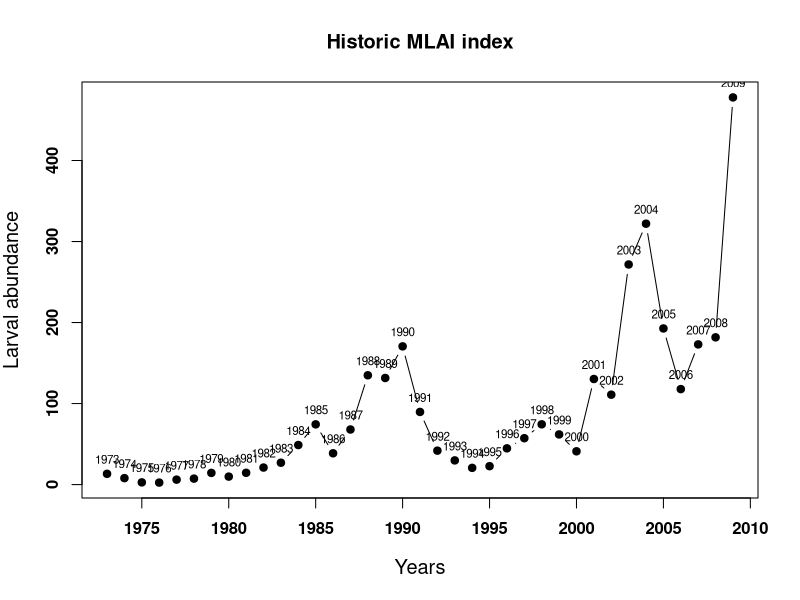
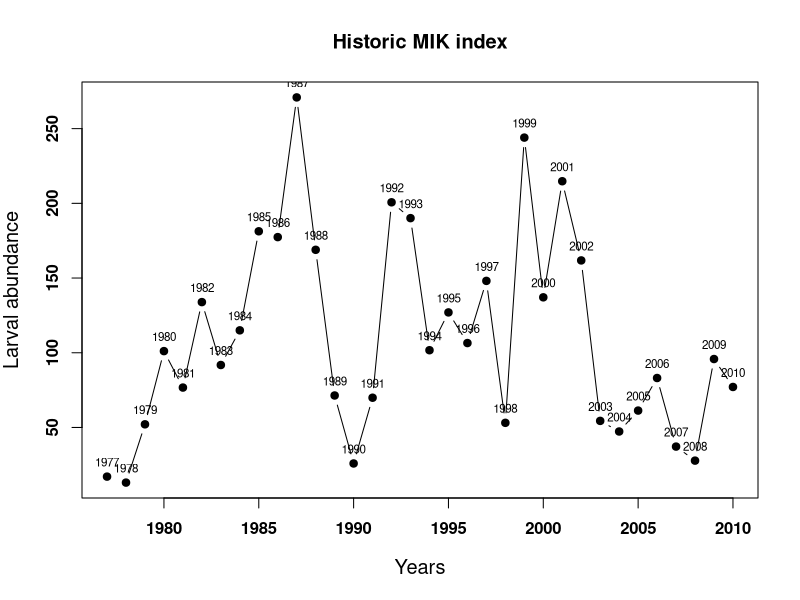
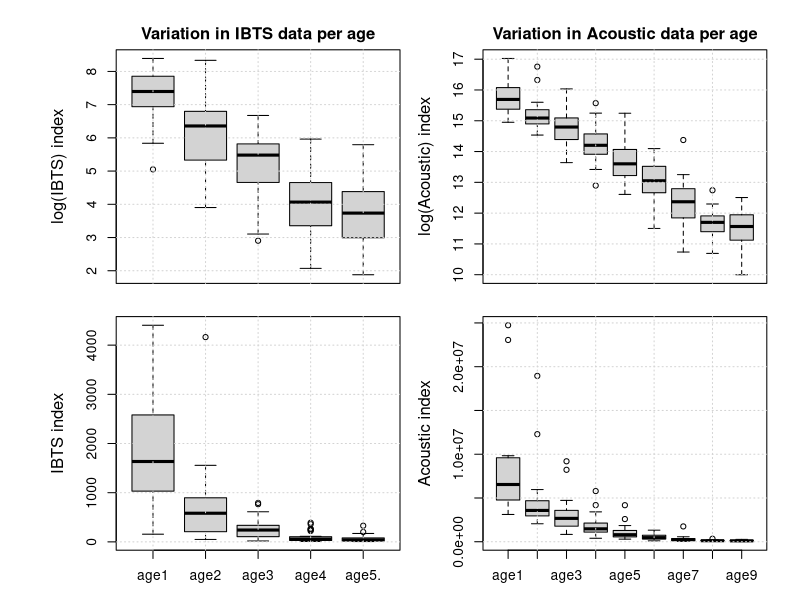
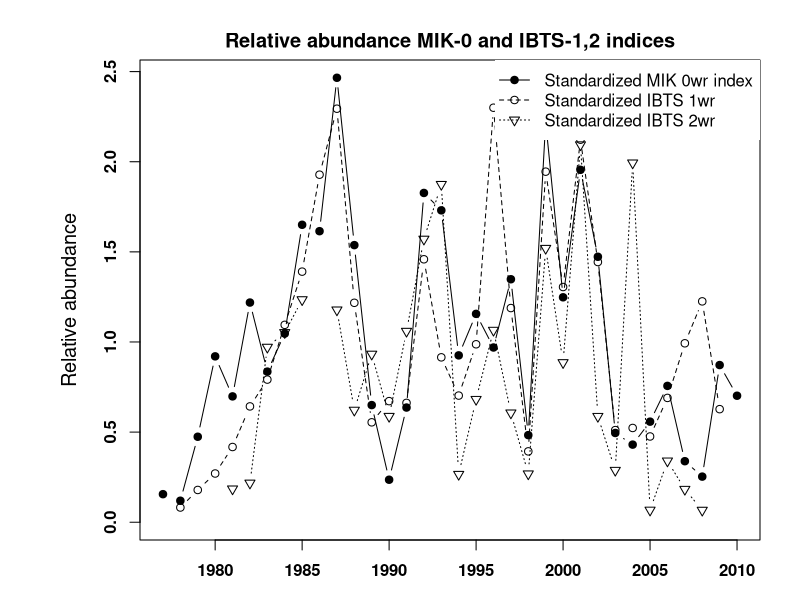

Here is the R script that generated these plots, in order: (Note: this script raises an error after producing the figures.)
#===============================================================================
#LNV plots + also for HAWG extra plots
#===============================================================================

cl  <- 1.2
ca  <- 1
fam <- ""
cols    <- c("black","grey50","grey20","grey80","red2","green3","red","white")
fonts   <- 2
parmar <- rep(0.4,4)
paroma <- (c(6,6,2,2)+0.1)
mtextline <- 3
ltextcex <- 1

LNV.ssb <- function(stk,btrigger,blim){
              plot(c(ssb(stk)@.Data)~seq(range(stk)[c("minyear")],range(stk)[c("maxyear")],1),
              type="b",pch=19,cex.lab=cl,cex.axis=ca,main=paste("SSB",name(stk)),font=fonts,family=fam,
              ylim=range(pretty(range(c(ssb(stk)@.Data),na.rm=T))),xlab="Years",ylab="SSB",lwd=2)
              abline(h=btrigger,col="darkgreen",lwd=2,lty=2)
              abline(h=blim,col="red",lwd=2,lty=2)
              #text(btrigger~range(stk)[c("maxyear")],expression(B[trigger]),cex=ltextcex,adj=c(0.6,0),col="darkgreen",las=2,pos=3)
              #text(blim~range(stk)[c("maxyear")],expression(B[lim]),cex=ltextcex,adj=c(0.6,0),col="red",las=2,pos=3)
              mtext(expression(B[trigger]),4,at=btrigger,cex=ltextcex,col="darkgreen",outer=F,line=0.2,las=2,font=fonts)
              mtext(expression(B[lim]),    4,at=blim,    cex=ltextcex,col="red",      outer=F,line=0.2,las=2,font=fonts)
              }
#LNV.ssb(NSH,1.3e6,0.8e6)

LNV.fbar <- function(stk,ftarget,flim,range.){
              range2 <- range.[1]:range.[2]
              plot(c(apply(stk@harvest[ac(range2),],2,mean)@.Data)~seq(range(stk)[c("minyear")],range(stk)[c("maxyear")],1),
              type="b",pch=19,cex.lab=cl,cex.axis=ca,main=paste("Fbar",name(stk)),font=fonts,family=fam,
              xlab="Years",ylab="Fbar",ylim=range(pretty(c(apply(stk@harvest[ac(range2),],2,mean)@.Data))),lwd=2)
              abline(h=ftarget,col="darkgreen",lwd=2,lty=2)
              abline(h=flim,col="red",lwd=2,lty=2)
              mtext(text=bquote(F[.(range.[1])-.(range.[2])[target]]),4,at=ftarget,cex=ltextcex,outer=F,line=0.2,las=2,font=fonts,col="darkgreen")
              mtext(bquote(F[.(range.[1])-.(range.[2])[lim]]),4,at=flim,cex=ltextcex,,outer=F,line=0.2,las=2,font=fonts,col="red")
              legend("topright",legend=bquote(F[.(range.[1])-.(range.[2])]),lty=1,pch=19,box.lty=0)
            }
#LNV.fbar(NSH,0.25,0.1,c(2,6))
#LNV.fbar(NSH,0.1,0.04,c(0,1))

LNV.rec <- function(stk,stk.ica){
              plot(c(rec(stk)@.Data)~seq(range(stk)[c("minyear")],range(stk)[c("maxyear")],1),
              type="b",pch=19,,cex.lab=cl,cex.axis=ca,main=paste("Recruitment",name(stk)),font=fonts,family=fam,
              xlab="Years",ylab="Recruitment [thousands]",xlim=c(range(stk)["minyear"],range(stk)["maxyear"]+1),lwd=2)
              points(range(stk)["maxyear"]+1,stk.ica@param["Recruitment prediction","Value"],col="blue",pch=19)
              legend("topright",legend=paste("Recuitment estimate",range(stk)["maxyear"]+1),col="blue",pch=19,box.lty=0,lty=0)
            }
#LNV.rec(NSH)            

LNV.catchcoh <- function(stk){                  
                 rel <- c(colSums(FLCohort(stk@catch.n)[,ac((dims(stk)$minyear):(dims(stk)$maxyear-dims(stk)$age+1))]))  
                 plot((c(FLCohort(stk@catch.n)[1,ac((dims(stk)$minyear):(dims(stk)$maxyear-dims(stk)$age+1))])/rel)~c(((dims(stk)$minyear):(dims(stk)$maxyear-dims(stk)$age+1))),
                 type="l",cex.lab=cl,cex.axis=ca,main=paste("Proportion of a cohort in the catch",name(stk)),font=fonts,family=fam,
                 xlab="Years",ylab="Relative propotion of the cohort",ylim=c(0,1))
                 old.polygon <- rep(0,length((dims(stk)$minyear):(dims(stk)$maxyear-dims(stk)$age+1)))
                 for(i in 1:((range(stk)[c("max")]-range(stk)[c("min")])+1)){
                    polygon(c(c(((dims(stk)$minyear):(dims(stk)$maxyear-dims(stk)$age+1))),rev(c(((dims(stk)$minyear):(dims(stk)$maxyear-dims(stk)$age+1))))),
                    c(old.polygon,rev((c(FLCohort(stk@catch.n)[i,ac(((dims(stk)$minyear):(dims(stk)$maxyear-dims(stk)$age+1)))])/rel)+old.polygon)),col=grey(i/((range(stk)[c("max")]-range(stk)[c("min")])+1)))
                    text((dims(stk)$maxyear-dims(stk)$age+1),mean(c(old.polygon[length(old.polygon)],rev((c(FLCohort(stk@catch.n)[i,ac(((dims(stk)$minyear):(dims(stk)$maxyear-dims(stk)$age+1)))]@.Data)/rel)+old.polygon)[1])),labels=seq(range(stk)["min"],range(stk)["max"],1)[i],cex=ltextcex,adj=c(-0.6,0),font=fonts,col="black")
                    old.polygon <- (c(FLCohort(stk@catch.n)[i,ac(((dims(stk)$minyear):(dims(stk)$maxyear-dims(stk)$age+1)))])/rel)+old.polygon 
                 }
                }

#LNV.catchcoh(window(NSH,1960,2007))                


LNV.catch <- function(stk,slnm){
                rel <- colSums(slot(stk,slnm))
                plot((c(slot(stk,slnm)[1,]@.Data)/rel)~seq(range(stk)[c("minyear")],range(stk)[c("maxyear")],1),
                type="l",cex.lab=cl,cex.axis=ca,main=paste("Proportion of age-groups in the",slnm,name(stk)),font=fonts,family=fam,
                xlab="Years",ylab=paste("Relative propotion of the",slnm),ylim=c(0,1))
                old.polygon <- rep(0,range(stk)[c("maxyear")]-range(stk)[c("minyear")]+1)
                for(i in 1:((range(stk)[c("max")]-range(stk)[c("min")])+1)){
                  polygon(c(seq(range(stk)[c("minyear")],range(stk)[c("maxyear")],1),rev(seq(range(stk)[c("minyear")],range(stk)[c("maxyear")],1))),
                  c(old.polygon,rev((c(slot(stk,slnm)[i,]@.Data)/rel)+old.polygon)),col=grey(i/((range(stk)[c("max")]-range(stk)[c("min")])+1)))
                  text(range(stk)[c("maxyear")],mean(c(old.polygon[length(old.polygon)],rev((c(slot(stk,slnm)[i,]@.Data)/rel)+old.polygon)[1])),labels=seq(range(stk)["min"],range(stk)["max"],1)[i],cex=ltextcex,adj=c(-0.6,0),font=fonts,col="black")
                  old.polygon <- (c(slot(stk,slnm)[i,]@.Data)/rel)+old.polygon 
                }
              }
              
#LNV.catch(NSH.tun[[3]],"index")
#LNV.catch(NSH.tun[[4]],"index")  
#LNV.catch(window(NSH,1960,2007),"stock.n")             

#Survey MLAI
MLAI.hist     <- read.csv("./data/historic survey data/MLAI-historic.csv",header=T)
MIK.hist      <- read.csv("./data/historic survey data/MIK-historic.csv",header=T)
IBTS.hist     <- read.csv("./data/historic survey data/IBTS-historic.csv",header=T); IBTS.hist[IBTS.hist==-1] <- NA
ACOUSTIC.hist <- read.csv("./data/historic survey data/ACOUSTIC-historic.csv",header=T); ACOUSTIC.hist[ACOUSTIC.hist==-1] <- NA

MLAI.histst     <- cbind(MLAI.hist[,"ageall"]/mean(MLAI.hist[,"ageall"],na.rm=T),MLAI.hist[,"measurement_year"]); colnames(MLAI.histst) <- colnames(MLAI.hist)
MIK.histst      <- cbind(MIK.hist[,"age0"]/mean(MIK.hist[,"age0"],na.rm=T),MIK.hist[,"measurement_year"]); colnames(MIK.histst) <- colnames(MIK.hist)
IBTS.histst     <- cbind(sweep(IBTS.hist[,1:5],2,mapply(mean,IBTS.hist[,1:5],na.rm=T),"/"),IBTS.hist[,"measurement_year"]); colnames(IBTS.histst) <- colnames(IBTS.hist); IBTS.histst[IBTS.histst[,"measurement_year"]==1988,2] <- NA
ACOUSTIC.histst <- cbind(sweep(ACOUSTIC.hist[,1:9],2,mapply(mean,ACOUSTIC.hist[,1:9],na.rm=T),"/"),ACOUSTIC.hist[,"measurement_year"]); colnames(ACOUSTIC.histst) <- colnames(ACOUSTIC.hist)

plot(MLAI.hist[,"ageall"]~MLAI.hist[,"measurement_year"],type="b",pch=19,xlab="Years",ylab="Larval abundance",cex.lab=cl,cex.axis=ca,font=fonts,family=fam,main="Historic MLAI index")
text(MLAI.hist[,"ageall"]~MLAI.hist[,"measurement_year"],labels=MLAI.hist[,"measurement_year"],cex=0.7,pos=3)

plot(MIK.hist[,"age0"]~MIK.hist[,"measurement_year"],type="b",pch=19,xlab="Years",ylab="Larval abundance",cex.lab=cl,cex.axis=ca,font=fonts,family=fam,main="Historic MIK index")
text(MIK.hist[,"age0"]~MIK.hist[,"measurement_year"],labels=MIK.hist[,"measurement_year"],cex=0.7,pos=3)

par(mfrow=c(2,2),mar=c(0,4,2,1),oma=c(3,3,1,1))
boxplot(log(IBTS.hist[,1:5]),ylab="log(IBTS) index",cex.lab=cl,cex.axis=ca,font=fonts,family=fam,main="Variation in IBTS data per age",xaxt="n"); grid()
boxplot(log(ACOUSTIC.hist[,1:9]),ylab="log(Acoustic) index",cex.lab=cl,cex.axis=ca,font=fonts,family=fam,main="Variation in Acoustic data per age",xaxt="n");grid()
boxplot(IBTS.hist[,1:5],ylab="IBTS index",cex.lab=cl,cex.axis=ca,font=fonts,family=fam);grid()
boxplot(ACOUSTIC.hist[,1:9],ylab="Acoustic index",cex.lab=cl,cex.axis=ca,font=fonts,family=fam);grid()


par(mfrow=c(1,1))
range. <- c(0,max(c(c(MIK.histst[,"age0"]),unlist(IBTS.histst[,c("age1","age2")])),na.rm=T))
plot(  MIK.histst[,"age0"]~MIK.histst[,"measurement_year"],type="b",pch=19,ylim=range.,main="Relative abundance MIK-0 and IBTS-1,2 indices",ylab="Relative abundance",xlab="Years",cex.lab=cl,cex.axis=ca,font=fonts,family=fam)
lines(IBTS.histst[,"age1"]~c(IBTS.histst[,"measurement_year"]-1),type="b",pch=1,lty=2)
lines(IBTS.histst[,"age2"]~c(IBTS.histst[,"measurement_year"]-2),type="b",pch=6,lty=3)
legend("topright",legend=c("Standardized MIK 0wr index","Standardized IBTS 1wr","Standardized IBTS 2wr"),pch=c(19,1,6),lty=c(1,2,3),box.lty=0)


range.          <- range(as.numeric(dimnames(NSH.tun[[4]]@index)[[2]]))
ACOUSTIC.mat    <- window(NSH@mat,range.[1],range.[2])[ac(dimnames(NSH.tun[[4]]@index)[[1]]),] * NSH.tun[[4]]@index
ACOUSTIC.matst  <- colSums(ACOUSTIC.mat)/mean(colSums(ACOUSTIC.mat))

plot(MLAI.histst[,"ageall"]~MLAI.histst[,"measurement_year"],type="b",pch=19,main="Relative abundance MLAI and Acoustic mature part",ylab="Relative abundance",xlab="Years",cex.lab=cl,cex.axis=ca,font=fonts,family=fam)
lines(ACOUSTIC.matst~as.numeric(dimnames(ACOUSTIC.matst)$year),type="b",pch=1,lty=2)
legend("topleft",legend=c("Standardized MLAI index","Standardized Acoustic mature part index"),pch=c(19,1),lty=c(1,2),box.lty=0)


mikyears    <- range(MIK.hist[,"measurement_year"])
ibtsyears   <- range(IBTS.hist[,"measurement_year"]+1)
range.      <- c(max(mikyears[1],ibtsyears[1]),min(mikyears[2],ibtsyears[2])-1)
start.mik   <- range.[1];   end.mik <- range.[2]
start.ibts  <- start.mik+1; end.ibts <- end.mik+1

MIK  <- MIK.hist[which(MIK.hist[,"measurement_year"]==start.mik):which(MIK.hist[,"measurement_year"]==end.mik),"age0"]
IBTS <- IBTS.hist[which(IBTS.hist[,"measurement_year"]==start.ibts):which(IBTS.hist[,"measurement_year"]==end.ibts),"age1"]

plot(MIK,IBTS,pch=19,ylab="IBTS 1wr",xlab="MIK 0wr",cex.lab=cl,cex.axis=ca,font=fonts,family=fam)
lines(predict(lm(IBTS~MIK),newdata=data.frame(MIK=range(MIK)))~range(MIK),lwd=2)
mtext(bquote(R^2 [(.(round(summary(lm(IBTS~MIK))$r.squared,2)))]),side=3,line=-2,outer=F,at=40,font=2,cex=1.2)
points(rev(MIK)[1],rev(IBTS)[1],col="red",pch=19); text(rev(MIK)[1],rev(IBTS)[1],labels=c(end.mik-1),col="red",pos=3)
lines(x=c(rep(rev(MIK.hist[,"age0"])[1],2)),y=c(0,max(IBTS,na.rm=T)/7),col="darkgreen",lwd=2); text(rev(MIK.hist[,"age0"])[1],max(IBTS,na.rm=T)/8,labels=end.mik,col="darkgreen",pos=2)
legend("bottomright",c("MIK 0wr vs. IBTS 1wr",paste(end.mik-1,"yearclass"),paste(end.mik,"yearclass")),col=c("black","red","darkgreen"),lty=c(0,0,1),pch=c(19,19,-1),lwd=3,box.lty=0)



 
 
#library(FLBRP);
#library(FLEDA);
#
#
#load("N:\\Projecten\\ICES WG\\Haring werkgroep HAWG\\2009\\controle\\nsh07.RData")
#
#################################################################################
##FLEDA plots
#################################################################################
#
##===============================================================================
##Look at the ratio between mature and immature biomass over time
##===============================================================================
#               
#mat.immat.ratio <- function(stk){
#                    stk.bmass <- bmass(stk)
#                    akey <- simpleKey(text=c("Mature", "Immature"), points=F, lines=T)
#                    xyplot(data~year, data=stk.bmass, groups=qname,type="l", main="Mature - Immature biomass ratio", key=akey, ylab="Relative biomass",sub=stk@name)
#                  }
#                  
#mat.immat.ratio(NSH)
#
#
##===============================================================================
##Look at strong years in the catch and how they move trough time, and look at strong yearclasses
##all on catch proportions
##===============================================================================
#
#yearclass.bubble <- function(stk){
#                      stk.spay <- spay(stk@catch.n)                      
#                      bubbles(age~year, data=stk.spay, bub.scale=5,main="Standardized catch number proportion at age",  sub=stk@name)
#                    }
#
#yearclass.bubble(NSH)
#
#
#cohort.bubble <- function(stk){
#                    stk.spay <- spay(stk@catch.n)                      
#                    bubbles(age~cohort, data=FLCohort(stk.spay), bub.scale=5,main="Standardized catch number proportion at age",  sub=stk@name)
#                  }
#
#cohort.bubble(NSH)
#
#
##===============================================================================
##Look at correlation between year classes and look at correlation within a cohort
##===============================================================================
#
#cor.tun <- function(stk.tun){ for(i in names(stk.tun)) if(dim(stk.tun[[i]]@index)[1]>1) plot(stk.tun[[i]],type="internal",main=name(stk.tun[[i]]))}
#  
#cor.tun(NSH.tun)
#
#
#
#
#
#
##===============================================================================
##Look at survey CPUE's
##===============================================================================
#
#cpue.survey <- function(stk.tun,slot.){
#            lst <- lapply(stk.tun, function(x){return(slot(x,slot.))})
#            # now a nice FLQuants
#            stk.inds <- mcf(lst)
#            # scale
#            stk.indsN01 <- lapply(stk.inds, function(x){
#                              arr <- apply(x@.Data, c(1,3,4,5,6), scale)
#                              arr <- aperm(arr, c(2,1,3,4,5,6))
#                              # small trick to fix an apply "feature"
#                              dimnames(arr) <- dimnames(x)
#                              x <- FLQuant(arr)
#                            })
#            
#            stk.indsN01 <- FLQuants(stk.indsN01)
#            # stupid hack to correct names (fixed in version 2)
#            names(stk.indsN01) <- names(lst)
#            # fine tune
#            ttl <- list("Surveys CPUE", cex=1)
#            xttl <- list(cex=0.8)
#            yttl <- list("Standardized CPUE", cex=0.8)
#            stripttl <- list(cex=0.8)
#            ax <- list(cex=0.7)
#            akey <- simpleKey(text=names(stk.indsN01), points=F, lines=T, columns=2, cex=0.8,col=c(0,6,3,2))
#            akey$lines$lty<-c(0,1,1,1)    #1=mlai, #2=MIK #3=IBTS #4=Acoust
#            # plot                                                                   #1=Acoust, #2=IBTS #3=MIK #4=MLAI
#            print(xyplot(data~year|factor(age), data=stk.indsN01, type="l",col=c(2,3,6,0),
#            main=ttl, xlab=xttl, ylab=yttl, key=akey, striptext=stripttl,
#            scales=ax, groups=qname,as.table=TRUE, layout=c(5,2,1)))
#            }
#
#cpue.survey(NSH.tun,"index")
##===============================================================================
##Look at weight at age in catch, and weight at age in stock
##===============================================================================
#wt.at.age <- function(stk,start.,end.){
#              print(xyplot(data~year,data=window(stk@catch.wt,start=start.,end=end.),groups=age,type="l",
#                    col=1:(length(seq(range(stk)["max"]-range(stk)["min"]))+1),ylab="Weight in Kg",
#                    main=paste("Catch.wt vs stock.wt in",end.) ,panel = function(...) { 
#              
#                     panel.xyplot(...)
#                     panel.text(x=rep((start.-1),(length(seq(range(stk)["max"]-range(stk)["min"]))+1)), y=stk@catch.wt[,ac(start.)], labels=seq(range(stk)["max"]-range(stk)["min"]),col=1:(length(seq(range(stk)["max"]-range(stk)["min"]))+1))
#                     panel.points(x=rep(end.,(length(seq(range(stk)["max"]-range(stk)["min"]))+1)),y=stk@stock.wt[,ac(end.)],col=1:(length(seq(range(stk)["max"]-range(stk)["min"]))+1),pch=19)
#              }))
#              }
#wt.at.age(NSH,1980,2007) 
##===============================================================================
##Look at catch curves
##===============================================================================
#
#catch.curves <- function(stk,start.,end.){
#                  stk.cc.l      <- logcc(window(stk@catch.n,start=start.,end=end.))
#                  stk.cc.coh    <- FLCohort(window(stk@catch.n,start=start.,end=end.))
#                  color         <- c("black","green","red","blue","orange","grey","pink","lightblue","darkviolet","darkblue")
#                  
#                  stk.age       <- apply(stk.cc.l,1:2,mean)
#                  years         <- as.numeric(dimnames(stk.age)$cohort); ages        <- as.numeric(dimnames(stk.age)$age)
#                  
#                  
#                  akey <- simpleKey(text=paste(seq(start.,end.,1)), points=F, lines=T, columns=3, cex=0.8)
#                  print(ccplot(data~age, data=stk.cc.l, type="l",lwd=2,main="Log catch ratios",key=akey))
#                  akey <- simpleKey(text=paste("yearclass",dimnames(stk.cc.coh)$cohort), points=F, lines=T, columns=3, cex=0.8)
#                  print(ccplot(data~age, data=stk.cc.coh, type="l",main="Cohort absolute catch ratios",lwd=2,key=akey))
#                  
#                  plot(stk.age[1,ac(years)]~years,type="l",ylim=c(-3,3),col=color[1],lwd=2,main="Selectivity at age",ylab="data")
#                  for(i in 2:length(ages)) lines(stk.age[i,ac(years)]~years,col=color[i],lwd=2)
#                  legend("bottomleft",c(ac(ages)),lwd=2,col=color,box.lty=0,ncol=4)
#                  }
#
#
#catch.curves(NSH,1990,2007)
#################################################################################
##FLBRP plots
#################################################################################
#
##===============================================================================
##Look at reference points and plot them
##===============================================================================
#ref.pts <- function(stk,sr.model.,factor.){
#                bevholtfactor   <- factor.
#                stk.sr  <- fmle(as.FLSR(transform(stk, stock.n = stk@stock.n/bevholtfactor),model=model.)); 
#                if(model.=="bevholt"){ stk.sr@params<-stk.sr@params * bevholtfactor   
#                } else {
#                  stk.sr@params[2]<-stk.sr@params[2] * bevholtfactor; }
#                rpts<-refpts()[4:5,]
#                dimnames(rpts)[[1]][2]<-"crash"
#                stk.brp    <- brp(FLBRP(stk,sr=stk.sr,fbar=seq(0,1,length.out=100),nyrs=3,refpts=rpts))
#                refpts(stk.brp)
#                plot(nsh.brp)
#                return(stk.sr)
#            }
#
#NSH.sr <- ref.pts(NSH,"bevholt",100000)[[1]]
##===============================================================================
##Look at landings selectivity 
##===============================================================================
#
#retro.landings.sel <- function(stk.ica,stk.sr,mnYrs,rpts){
#  for(i in 1:10){
#    range. <- c(range(stk)[c("minyear","maxyear")])
#    stk. <- window(stk.ica,(range.[2]-mnYrs-i+1),(range.[2]-1-i+1))
#    print(c((range.[2]-mnYrs-i+1),(range.[2]-1-i+1)))
#    if(i==1){ plot(c(landings.sel(brp(FLBRP(stk.,fbar=seq(0,1,length.out=100),nyrs=mnYrs,refpts=rpts))))~c(range(stk.brp)[c("min")]:range(stk.brp)[c("max")]),type="l",xlab="Age",ylab="Landings selectivity")
#    } else { lines(c(landings.sel(brp(FLBRP(stk.,fbar=seq(0,1,length.out=100),nyrs=mnYrs,refpts=rpts))))~c(range(stk.brp)[c("min")]:range(stk.brp)[c("max")]),col=i)
#      }
#  }
#}  
#
#retro.landings.sel(NSH,NSH.sr,10,rpts)
#
#
#
#                                                                     